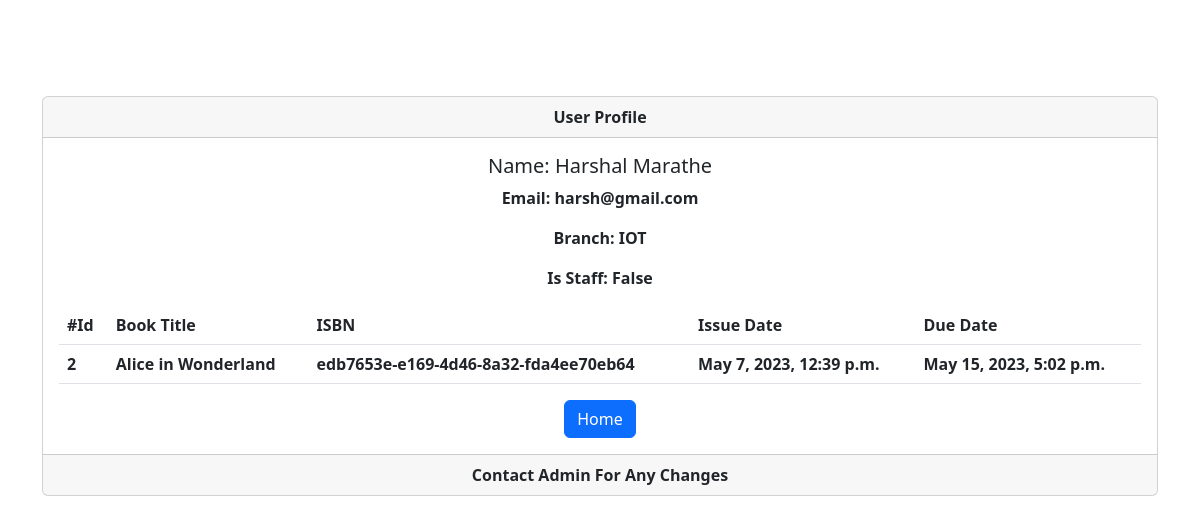
Screenshot of /profile/2/2/ with the database file from the repository.
### library/models.py (models this page shows, shortened)
class UserProfile(models.Model):
    user = models.OneToOneField(User,on_delete=models.CASCADE)
    prn_no = models.IntegerField(unique=True,null=True,blank=True)
    is_staff = models.BooleanField(default=False,null=True,blank=True)
    branch = models.CharField(max_length=100,null=True,blank=True)

class Book_Issue(models.Model):
    borrower = models.ForeignKey(User, on_delete=models.CASCADE)
    book_instance = models.ForeignKey(BookInstance, on_delete=models.CASCADE)
    issue_date = models.DateTimeField(auto_now=True,help_text="Date the book is issued")
    due_date = models.DateTimeField(default=get_returndate(),help_text="Date the book is due to")

class BookInstance(models.Model):
    isbn=models.UUIDField(primary_key=True,default=uuid.uuid4,help_text="Book unique id across the Library")
    book=models.ForeignKey(Book, on_delete=models.CASCADE,null=True)
    Is_borrowed = models.BooleanField(default=False)

class Book(models.Model):
    title = models.CharField(max_length=100)
    author = models.CharField(max_length=100)
    choice = (('Education', 'Education'),('Entertainment', 'Entertainment'),
              ('Computer Science', 'Computer Science'),('Physics', 'Physics'),('Mathematics', 'Mathematics'))
    category = models.CharField(max_length=100, choices=choice)

### library/views.py (the view)
# urls.py: path('profile/<int:id>/<int:bk_id>/',profile,name="profile"),
def profile(request,id,bk_id):
    user = User.objects.get(id=id)
    books = Book_Issue.objects.get(id=bk_id)
    return render(request,'library/profile.html',context={'user':user, 'books':books})

### library/templates/library/profile.html (shortened to what this page needs)
<html lang="en">
<head>
    <link href="https://cdn.jsdelivr.net/npm/bootstrap@5.2.0/dist/css/bootstrap.min.css" rel="stylesheet">
</head>
<body>
    <div class="container fw-bold mt-5 pt-5">
        <div class="card text-center">
            <div class="card-header">
              User Profile
            </div>
            <div class="card-body">
              <h5 class="card-title">Name: {{user.first_name}} {{user.last_name}}</h5>
              <p class="card-text">Email: {{user.email}}</p>
              <p class="card-text">Branch: {{user.userprofile.branch}}</p>
              <p class="card-text">Is Staff: {{user.userprofile.is_staff}}</p>
              <table class="table">
                <thead>
                  <tr>
                    <th scope="col">#Id</th>
                    <th scope="col">Book Title</th>
                    <th scope="col">ISBN</th>
                    <th scope="col">Issue Date</th>
                    <th scope="col">Due Date</th>
                  </tr>
                </thead>
                <tbody class="fw-bold">
                  <tr>
                    <th scope="row">{{books.id}}</th>
                    <td>{{books.book_instance.book.title}}</td>
                    <td>{{books.book_instance.isbn}}</td>
                    <td>{{books.issue_date}}</td>
                    <td>{{books.due_date}}</td>
                  </tr>
                </tbody>
              </table>
              <a href="{% url 'library:home' %}" class="btn btn-primary">Home</a>
            </div>
            <div class="card-footer text-body-secondary">
              Contact Admin For Any Changes
            </div>
          </div>
    </div>
</body>
</html>

### rows the page displays
Book_Issue: id "2", book_instance.book "Alice in Wonderland", book_instance.isbn "edb7653e-e169-4d46-8a32-fda4ee70eb64", issue_date "May 7, 2023, 12:39 p.m.", due_date "May 15, 2023, 5:02 p.m."

### other values shown
{{ user.first_name }} "Harshal"
{{ user.last_name }} "Marathe"
{{ user.email }} "harsh@gmail.com"
{{ user.userprofile.branch }} "IOT"
{{ user.userprofile.is_staff }} "False"
